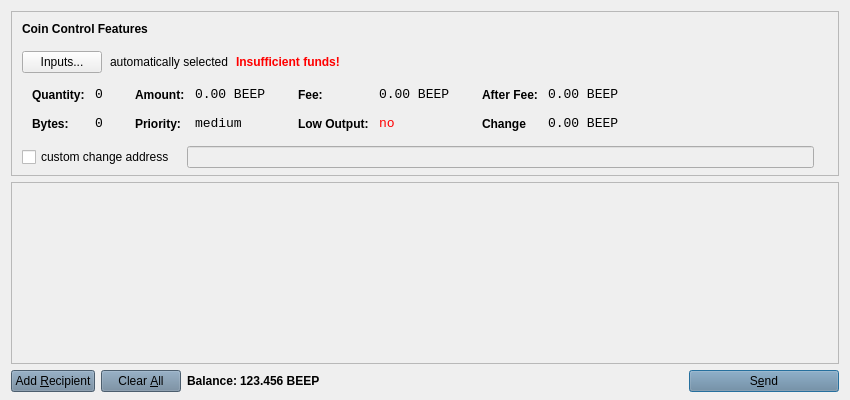
<?xml version="1.0" encoding="UTF-8"?>
<ui version="4.0">
 <class>SendCoinsDialog</class>
 <widget class="QDialog" name="SendCoinsDialog">
  <property name="geometry">
   <rect>
    <x>0</x>
    <y>0</y>
    <width>850</width>
    <height>400</height>
   </rect>
  </property>
  <property name="windowTitle">
   <string>Send Coins</string>
  </property>
  <property name="styleSheet">
   <string notr="true">background-image: url(:/images/bkg);</string>
  </property>
  <layout class="QVBoxLayout" name="verticalLayout" stretch="0,1,0">
   <property name="bottomMargin">
    <number>8</number>
   </property>
   <item>
    <widget class="QFrame" name="frameCoinControl">
     <property name="sizePolicy">
      <sizepolicy hsizetype="Expanding" vsizetype="Expanding">
       <horstretch>0</horstretch>
       <verstretch>0</verstretch>
      </sizepolicy>
     </property>
     <property name="maximumSize">
      <size>
       <width>16777215</width>
       <height>16777215</height>
      </size>
     </property>
     <property name="frameShape">
      <enum>QFrame::StyledPanel</enum>
     </property>
     <property name="frameShadow">
      <enum>QFrame::Sunken</enum>
     </property>
     <layout class="QVBoxLayout" name="verticalLayoutCoinControl2">
      <property name="spacing">
       <number>6</number>
      </property>
      <property name="leftMargin">
       <number>0</number>
      </property>
      <property name="topMargin">
       <number>0</number>
      </property>
      <property name="rightMargin">
       <number>0</number>
      </property>
      <property name="bottomMargin">
       <number>6</number>
      </property>
      <item>
       <layout class="QVBoxLayout" name="verticalLayoutCoinControl" stretch="0,0,0,0,1">
        <property name="spacing">
         <number>0</number>
        </property>
        <property name="leftMargin">
         <number>10</number>
        </property>
        <property name="topMargin">
         <number>10</number>
        </property>
        <item>
         <layout class="QHBoxLayout" name="horizontalLayoutCoinControl1">
          <property name="bottomMargin">
           <number>15</number>
          </property>
          <item>
           <widget class="QLabel" name="labelCoinControlFeatures">
            <property name="sizePolicy">
             <sizepolicy hsizetype="Preferred" vsizetype="Maximum">
              <horstretch>0</horstretch>
              <verstretch>0</verstretch>
             </sizepolicy>
            </property>
            <property name="font">
             <font>
              <weight>75</weight>
              <bold>true</bold>
             </font>
            </property>
            <property name="styleSheet">
             <string notr="true">font-weight:bold;</string>
            </property>
            <property name="text">
             <string>Coin Control Features</string>
            </property>
           </widget>
          </item>
         </layout>
        </item>
        <item>
         <layout class="QHBoxLayout" name="horizontalLayoutCoinControl2" stretch="0,0,0,0">
          <property name="spacing">
           <number>8</number>
          </property>
          <property name="bottomMargin">
           <number>10</number>
          </property>
          <item>
           <widget class="QPushButton" name="pushButtonCoinControl">
            <property name="styleSheet">
             <string notr="true">background-image: url(:/images/bgbfree);</string>
            </property>
            <property name="text">
             <string>Inputs...</string>
            </property>
           </widget>
          </item>
          <item>
           <widget class="QLabel" name="labelCoinControlAutomaticallySelected">
            <property name="styleSheet">
             <string notr="true">background-image: url(:/images/bgbfree);</string>
            </property>
            <property name="text">
             <string>automatically selected</string>
            </property>
            <property name="margin">
             <number>5</number>
            </property>
           </widget>
          </item>
          <item>
           <widget class="QLabel" name="labelCoinControlInsuffFunds">
            <property name="font">
             <font>
              <weight>75</weight>
              <bold>true</bold>
             </font>
            </property>
            <property name="styleSheet">
             <string notr="true">color:red;font-weight:bold;
background-image: url(:/images/bgbfree);</string>
            </property>
            <property name="text">
             <string>Insufficient funds!</string>
            </property>
            <property name="margin">
             <number>5</number>
            </property>
           </widget>
          </item>
          <item>
           <spacer name="horizontalSpacerCoinControl">
            <property name="orientation">
             <enum>Qt::Horizontal</enum>
            </property>
            <property name="sizeHint" stdset="0">
             <size>
              <width>40</width>
              <height>1</height>
             </size>
            </property>
           </spacer>
          </item>
         </layout>
        </item>
        <item>
         <widget class="QWidget" name="widgetCoinControl" native="true">
          <property name="sizePolicy">
           <sizepolicy hsizetype="Preferred" vsizetype="Preferred">
            <horstretch>0</horstretch>
            <verstretch>0</verstretch>
           </sizepolicy>
          </property>
          <property name="minimumSize">
           <size>
            <width>0</width>
            <height>0</height>
           </size>
          </property>
          <property name="styleSheet">
           <string notr="true"/>
          </property>
          <layout class="QHBoxLayout" name="horizontalLayoutCoinControl5">
           <property name="leftMargin">
            <number>0</number>
           </property>
           <property name="topMargin">
            <number>0</number>
           </property>
           <property name="rightMargin">
            <number>0</number>
           </property>
           <property name="bottomMargin">
            <number>0</number>
           </property>
           <item>
            <layout class="QHBoxLayout" name="horizontalLayoutCoinControl3" stretch="0,0,0,1">
             <property name="spacing">
              <number>20</number>
             </property>
             <property name="topMargin">
              <number>0</number>
             </property>
             <property name="bottomMargin">
              <number>10</number>
             </property>
             <item>
              <layout class="QFormLayout" name="formLayoutCoinControl1">
               <property name="horizontalSpacing">
                <number>10</number>
               </property>
               <property name="verticalSpacing">
                <number>14</number>
               </property>
               <property name="leftMargin">
                <number>10</number>
               </property>
               <property name="topMargin">
                <number>4</number>
               </property>
               <property name="rightMargin">
                <number>6</number>
               </property>
               <item row="0" column="0">
                <widget class="QLabel" name="labelCoinControlQuantityText">
                 <property name="styleSheet">
                  <string notr="true">font-weight:bold;</string>
                 </property>
                 <property name="text">
                  <string>Quantity:</string>
                 </property>
                 <property name="margin">
                  <number>0</number>
                 </property>
                </widget>
               </item>
               <item row="0" column="1">
                <widget class="QLabel" name="labelCoinControlQuantity">
                 <property name="font">
                  <font>
                   <family>Monospace</family>
                   <pointsize>10</pointsize>
                  </font>
                 </property>
                 <property name="cursor">
                  <cursorShape>IBeamCursor</cursorShape>
                 </property>
                 <property name="contextMenuPolicy">
                  <enum>Qt::ActionsContextMenu</enum>
                 </property>
                 <property name="styleSheet">
                  <string notr="true">background-image: url(:/images/bgbfree);</string>
                 </property>
                 <property name="text">
                  <string>0</string>
                 </property>
                 <property name="margin">
                  <number>0</number>
                 </property>
                 <property name="textInteractionFlags">
                  <set>Qt::LinksAccessibleByMouse|Qt::TextSelectableByKeyboard|Qt::TextSelectableByMouse</set>
                 </property>
                </widget>
               </item>
               <item row="1" column="0">
                <widget class="QLabel" name="labelCoinControlBytesText">
                 <property name="styleSheet">
                  <string notr="true">font-weight:bold;
background-image: url(:/images/bgbfree);</string>
                 </property>
                 <property name="text">
                  <string>Bytes:</string>
                 </property>
                </widget>
               </item>
               <item row="1" column="1">
                <widget class="QLabel" name="labelCoinControlBytes">
                 <property name="font">
                  <font>
                   <family>Monospace</family>
                   <pointsize>10</pointsize>
                  </font>
                 </property>
                 <property name="cursor">
                  <cursorShape>IBeamCursor</cursorShape>
                 </property>
                 <property name="contextMenuPolicy">
                  <enum>Qt::ActionsContextMenu</enum>
                 </property>
                 <property name="styleSheet">
                  <string notr="true">background-image: url(:/images/bgbfree);</string>
                 </property>
                 <property name="text">
                  <string>0</string>
                 </property>
                 <property name="textInteractionFlags">
                  <set>Qt::LinksAccessibleByMouse|Qt::TextSelectableByKeyboard|Qt::TextSelectableByMouse</set>
                 </property>
                </widget>
               </item>
              </layout>
             </item>
             <item>
              <layout class="QFormLayout" name="formLayoutCoinControl2">
               <property name="horizontalSpacing">
                <number>10</number>
               </property>
               <property name="verticalSpacing">
                <number>14</number>
               </property>
               <property name="leftMargin">
                <number>6</number>
               </property>
               <property name="topMargin">
                <number>4</number>
               </property>
               <property name="rightMargin">
                <number>6</number>
               </property>
               <item row="0" column="0">
                <widget class="QLabel" name="labelCoinControlAmountText">
                 <property name="styleSheet">
                  <string notr="true">font-weight:bold;
background-image: url(:/images/bgbfree);</string>
                 </property>
                 <property name="text">
                  <string>Amount:</string>
                 </property>
                 <property name="margin">
                  <number>0</number>
                 </property>
                </widget>
               </item>
               <item row="0" column="1">
                <widget class="QLabel" name="labelCoinControlAmount">
                 <property name="font">
                  <font>
                   <family>Monospace</family>
                   <pointsize>10</pointsize>
                  </font>
                 </property>
                 <property name="cursor">
                  <cursorShape>IBeamCursor</cursorShape>
                 </property>
                 <property name="contextMenuPolicy">
                  <enum>Qt::ActionsContextMenu</enum>
                 </property>
                 <property name="styleSheet">
                  <string notr="true">background-image: url(:/images/bgbfree);</string>
                 </property>
                 <property name="text">
                  <string>0.00 BEEP</string>
                 </property>
                 <property name="textInteractionFlags">
                  <set>Qt::LinksAccessibleByMouse|Qt::TextSelectableByKeyboard|Qt::TextSelectableByMouse</set>
                 </property>
                </widget>
               </item>
               <item row="1" column="0">
                <widget class="QLabel" name="labelCoinControlPriorityText">
                 <property name="styleSheet">
                  <string notr="true">font-weight:bold;
background-image: url(:/images/bgbfree);</string>
                 </property>
                 <property name="text">
                  <string>Priority:</string>
                 </property>
                </widget>
               </item>
               <item row="1" column="1">
                <widget class="QLabel" name="labelCoinControlPriority">
                 <property name="font">
                  <font>
                   <family>Monospace</family>
                   <pointsize>10</pointsize>
                  </font>
                 </property>
                 <property name="cursor">
                  <cursorShape>IBeamCursor</cursorShape>
                 </property>
                 <property name="contextMenuPolicy">
                  <enum>Qt::ActionsContextMenu</enum>
                 </property>
                 <property name="styleSheet">
                  <string notr="true">background-image: url(:/images/bgbfree);</string>
                 </property>
                 <property name="text">
                  <string>medium</string>
                 </property>
                 <property name="textInteractionFlags">
                  <set>Qt::LinksAccessibleByMouse|Qt::TextSelectableByKeyboard|Qt::TextSelectableByMouse</set>
                 </property>
                </widget>
               </item>
              </layout>
             </item>
             <item>
              <layout class="QFormLayout" name="formLayoutCoinControl3">
               <property name="horizontalSpacing">
                <number>10</number>
               </property>
               <property name="verticalSpacing">
                <number>14</number>
               </property>
               <property name="leftMargin">
                <number>6</number>
               </property>
               <property name="topMargin">
                <number>4</number>
               </property>
               <property name="rightMargin">
                <number>6</number>
               </property>
               <item row="0" column="0">
                <widget class="QLabel" name="labelCoinControlFeeText">
                 <property name="styleSheet">
                  <string notr="true">font-weight:bold;
background-image: url(:/images/bgbfree);</string>
                 </property>
                 <property name="text">
                  <string>Fee:</string>
                 </property>
                 <property name="margin">
                  <number>0</number>
                 </property>
                </widget>
               </item>
               <item row="0" column="1">
                <widget class="QLabel" name="labelCoinControlFee">
                 <property name="font">
                  <font>
                   <family>Monospace</family>
                   <pointsize>10</pointsize>
                  </font>
                 </property>
                 <property name="cursor">
                  <cursorShape>IBeamCursor</cursorShape>
                 </property>
                 <property name="contextMenuPolicy">
                  <enum>Qt::ActionsContextMenu</enum>
                 </property>
                 <property name="styleSheet">
                  <string notr="true">background-image: url(:/images/bgbfree);</string>
                 </property>
                 <property name="text">
                  <string>0.00 BEEP</string>
                 </property>
                 <property name="textInteractionFlags">
                  <set>Qt::LinksAccessibleByMouse|Qt::TextSelectableByKeyboard|Qt::TextSelectableByMouse</set>
                 </property>
                </widget>
               </item>
               <item row="1" column="0">
                <widget class="QLabel" name="labelCoinControlLowOutputText">
                 <property name="styleSheet">
                  <string notr="true">font-weight:bold;
background-image: url(:/images/bgbfree);</string>
                 </property>
                 <property name="text">
                  <string>Low Output:</string>
                 </property>
                </widget>
               </item>
               <item row="1" column="1">
                <widget class="QLabel" name="labelCoinControlLowOutput">
                 <property name="font">
                  <font>
                   <family>Monospace</family>
                   <pointsize>10</pointsize>
                  </font>
                 </property>
                 <property name="cursor">
                  <cursorShape>IBeamCursor</cursorShape>
                 </property>
                 <property name="contextMenuPolicy">
                  <enum>Qt::ActionsContextMenu</enum>
                 </property>
                 <property name="styleSheet">
                  <string notr="true">background-image: url(:/images/bgbfree);</string>
                 </property>
                 <property name="text">
                  <string>&lt;html&gt;&lt;head/&gt;&lt;body&gt;&lt;p&gt;&lt;span style=&quot; color:#ff0000;&quot;&gt;no&lt;/span&gt;&lt;/p&gt;&lt;/body&gt;&lt;/html&gt;</string>
                 </property>
                 <property name="textInteractionFlags">
                  <set>Qt::LinksAccessibleByMouse|Qt::TextSelectableByKeyboard|Qt::TextSelectableByMouse</set>
                 </property>
                </widget>
               </item>
              </layout>
             </item>
             <item>
              <layout class="QFormLayout" name="formLayoutCoinControl4">
               <property name="horizontalSpacing">
                <number>10</number>
               </property>
               <property name="verticalSpacing">
                <number>14</number>
               </property>
               <property name="leftMargin">
                <number>6</number>
               </property>
               <property name="topMargin">
                <number>4</number>
               </property>
               <property name="rightMargin">
                <number>6</number>
               </property>
               <item row="0" column="0">
                <widget class="QLabel" name="labelCoinControlAfterFeeText">
                 <property name="styleSheet">
                  <string notr="true">font-weight:bold;
background-image: url(:/images/bgbfree);</string>
                 </property>
                 <property name="text">
                  <string>After Fee:</string>
                 </property>
                 <property name="margin">
                  <number>0</number>
                 </property>
                </widget>
               </item>
               <item row="0" column="1">
                <widget class="QLabel" name="labelCoinControlAfterFee">
                 <property name="font">
                  <font>
                   <family>Monospace</family>
                   <pointsize>10</pointsize>
                  </font>
                 </property>
                 <property name="cursor">
                  <cursorShape>IBeamCursor</cursorShape>
                 </property>
                 <property name="contextMenuPolicy">
                  <enum>Qt::ActionsContextMenu</enum>
                 </property>
                 <property name="styleSheet">
                  <string notr="true">background-image: url(:/images/bgbfree);</string>
                 </property>
                 <property name="text">
                  <string>0.00 BEEP</string>
                 </property>
                 <property name="textInteractionFlags">
                  <set>Qt::LinksAccessibleByMouse|Qt::TextSelectableByKeyboard|Qt::TextSelectableByMouse</set>
                 </property>
                </widget>
               </item>
               <item row="1" column="0">
                <widget class="QLabel" name="labelCoinControlChangeText">
                 <property name="styleSheet">
                  <string notr="true">font-weight:bold;
background-image: url(:/images/bgbfree);</string>
                 </property>
                 <property name="text">
                  <string>Change</string>
                 </property>
                </widget>
               </item>
               <item row="1" column="1">
                <widget class="QLabel" name="labelCoinControlChange">
                 <property name="font">
                  <font>
                   <family>Monospace</family>
                   <pointsize>10</pointsize>
                  </font>
                 </property>
                 <property name="cursor">
                  <cursorShape>IBeamCursor</cursorShape>
                 </property>
                 <property name="contextMenuPolicy">
                  <enum>Qt::ActionsContextMenu</enum>
                 </property>
                 <property name="styleSheet">
                  <string notr="true">background-image: url(:/images/bgbfree);</string>
                 </property>
                 <property name="text">
                  <string>0.00 BEEP</string>
                 </property>
                 <property name="textInteractionFlags">
                  <set>Qt::LinksAccessibleByMouse|Qt::TextSelectableByKeyboard|Qt::TextSelectableByMouse</set>
                 </property>
                </widget>
               </item>
              </layout>
             </item>
            </layout>
           </item>
          </layout>
         </widget>
        </item>
        <item>
         <layout class="QHBoxLayout" name="horizontalLayoutCoinControl4" stretch="0,0,0">
          <property name="spacing">
           <number>12</number>
          </property>
          <property name="sizeConstraint">
           <enum>QLayout::SetDefaultConstraint</enum>
          </property>
          <property name="topMargin">
           <number>5</number>
          </property>
          <property name="rightMargin">
           <number>5</number>
          </property>
          <item>
           <widget class="QCheckBox" name="checkBoxCoinControlChange">
            <property name="styleSheet">
             <string notr="true">background-image: url(:/images/bgbfree);</string>
            </property>
            <property name="text">
             <string>custom change address</string>
            </property>
           </widget>
          </item>
          <item>
           <widget class="QLineEdit" name="lineEditCoinControlChange">
            <property name="enabled">
             <bool>false</bool>
            </property>
            <property name="sizePolicy">
             <sizepolicy hsizetype="Expanding" vsizetype="Fixed">
              <horstretch>0</horstretch>
              <verstretch>0</verstretch>
             </sizepolicy>
            </property>
            <property name="styleSheet">
             <string notr="true">background-image: url(:/images/gr);</string>
            </property>
           </widget>
          </item>
          <item>
           <widget class="QLabel" name="labelCoinControlChangeLabel">
            <property name="sizePolicy">
             <sizepolicy hsizetype="Preferred" vsizetype="Expanding">
              <horstretch>0</horstretch>
              <verstretch>0</verstretch>
             </sizepolicy>
            </property>
            <property name="minimumSize">
             <size>
              <width>0</width>
              <height>0</height>
             </size>
            </property>
            <property name="styleSheet">
             <string notr="true">background-image: url(:/images/bgbfree);</string>
            </property>
            <property name="text">
             <string/>
            </property>
            <property name="margin">
             <number>3</number>
            </property>
           </widget>
          </item>
         </layout>
        </item>
        <item>
         <spacer name="verticalSpacerCoinControl">
          <property name="orientation">
           <enum>Qt::Vertical</enum>
          </property>
          <property name="sizeHint" stdset="0">
           <size>
            <width>800</width>
            <height>1</height>
           </size>
          </property>
         </spacer>
        </item>
       </layout>
      </item>
     </layout>
    </widget>
   </item>
   <item>
    <widget class="QScrollArea" name="scrollArea">
     <property name="widgetResizable">
      <bool>true</bool>
     </property>
     <widget class="QWidget" name="scrollAreaWidgetContents">
      <property name="geometry">
       <rect>
        <x>0</x>
        <y>0</y>
        <width>830</width>
        <height>152</height>
       </rect>
      </property>
      <layout class="QVBoxLayout" name="verticalLayout_2">
       <property name="leftMargin">
        <number>0</number>
       </property>
       <property name="topMargin">
        <number>0</number>
       </property>
       <property name="rightMargin">
        <number>0</number>
       </property>
       <property name="bottomMargin">
        <number>0</number>
       </property>
       <item>
        <layout class="QVBoxLayout" name="entries">
         <property name="spacing">
          <number>6</number>
         </property>
        </layout>
       </item>
       <item>
        <spacer name="verticalSpacer">
         <property name="orientation">
          <enum>Qt::Vertical</enum>
         </property>
         <property name="sizeHint" stdset="0">
          <size>
           <width>20</width>
           <height>40</height>
          </size>
         </property>
        </spacer>
       </item>
      </layout>
     </widget>
    </widget>
   </item>
   <item>
    <layout class="QHBoxLayout" name="horizontalLayout">
     <item>
      <widget class="QPushButton" name="addButton">
       <property name="toolTip">
        <string>Send to multiple recipients at once</string>
       </property>
       <property name="styleSheet">
        <string notr="true">background-color: rgb(106, 131, 154);
background-image: url(:/images/bgbfree);</string>
       </property>
       <property name="text">
        <string>Add &amp;Recipient</string>
       </property>
       <property name="autoDefault">
        <bool>false</bool>
       </property>
      </widget>
     </item>
     <item>
      <widget class="QPushButton" name="clearButton">
       <property name="sizePolicy">
        <sizepolicy hsizetype="Minimum" vsizetype="Fixed">
         <horstretch>0</horstretch>
         <verstretch>0</verstretch>
        </sizepolicy>
       </property>
       <property name="toolTip">
        <string>Remove all transaction fields</string>
       </property>
       <property name="styleSheet">
        <string notr="true">background-color: rgb(106, 131, 154);
background-image: url(:/images/bgbfree);</string>
       </property>
       <property name="text">
        <string>Clear &amp;All</string>
       </property>
       <property name="autoRepeatDelay">
        <number>300</number>
       </property>
       <property name="autoDefault">
        <bool>false</bool>
       </property>
      </widget>
     </item>
     <item>
      <layout class="QHBoxLayout" name="horizontalLayout_2">
       <property name="spacing">
        <number>3</number>
       </property>
       <item>
        <widget class="QLabel" name="label">
         <property name="sizePolicy">
          <sizepolicy hsizetype="Preferred" vsizetype="Fixed">
           <horstretch>0</horstretch>
           <verstretch>0</verstretch>
          </sizepolicy>
         </property>
         <property name="font">
          <font>
           <weight>75</weight>
           <bold>true</bold>
          </font>
         </property>
         <property name="styleSheet">
          <string notr="true">background-image: url(:/images/bgbfree);
color: rgb(0, 0, 0);</string>
         </property>
         <property name="text">
          <string>Balance:</string>
         </property>
        </widget>
       </item>
       <item>
        <widget class="QLabel" name="labelBalance">
         <property name="sizePolicy">
          <sizepolicy hsizetype="Preferred" vsizetype="Fixed">
           <horstretch>0</horstretch>
           <verstretch>0</verstretch>
          </sizepolicy>
         </property>
         <property name="font">
          <font>
           <weight>75</weight>
           <bold>true</bold>
          </font>
         </property>
         <property name="cursor">
          <cursorShape>IBeamCursor</cursorShape>
         </property>
         <property name="styleSheet">
          <string notr="true">color: rgb(0, 0, 0);
background-image: url(:/images/bgbfree);</string>
         </property>
         <property name="text">
          <string>123.456 BEEP</string>
         </property>
         <property name="textInteractionFlags">
          <set>Qt::LinksAccessibleByMouse|Qt::TextSelectableByKeyboard|Qt::TextSelectableByMouse</set>
         </property>
        </widget>
       </item>
      </layout>
     </item>
     <item>
      <spacer name="horizontalSpacer">
       <property name="orientation">
        <enum>Qt::Horizontal</enum>
       </property>
       <property name="sizeHint" stdset="0">
        <size>
         <width>40</width>
         <height>20</height>
        </size>
       </property>
      </spacer>
     </item>
     <item>
      <widget class="QPushButton" name="sendButton">
       <property name="minimumSize">
        <size>
         <width>150</width>
         <height>0</height>
        </size>
       </property>
       <property name="toolTip">
        <string>Confirm the send action</string>
       </property>
       <property name="styleSheet">
        <string notr="true">background-color: rgb(106, 131, 154);
background-image: url(:/images/bgbfree);</string>
       </property>
       <property name="text">
        <string>S&amp;end</string>
       </property>
       <property name="icon">
        <iconset resource="../bitcoin.qrc">
         <normaloff>:/icons/send</normaloff>:/icons/send</iconset>
       </property>
       <property name="default">
        <bool>true</bool>
       </property>
      </widget>
     </item>
    </layout>
   </item>
  </layout>
 </widget>
 <resources>
  <include location="../bitcoin.qrc"/>
 </resources>
 <connections/>
</ui>
